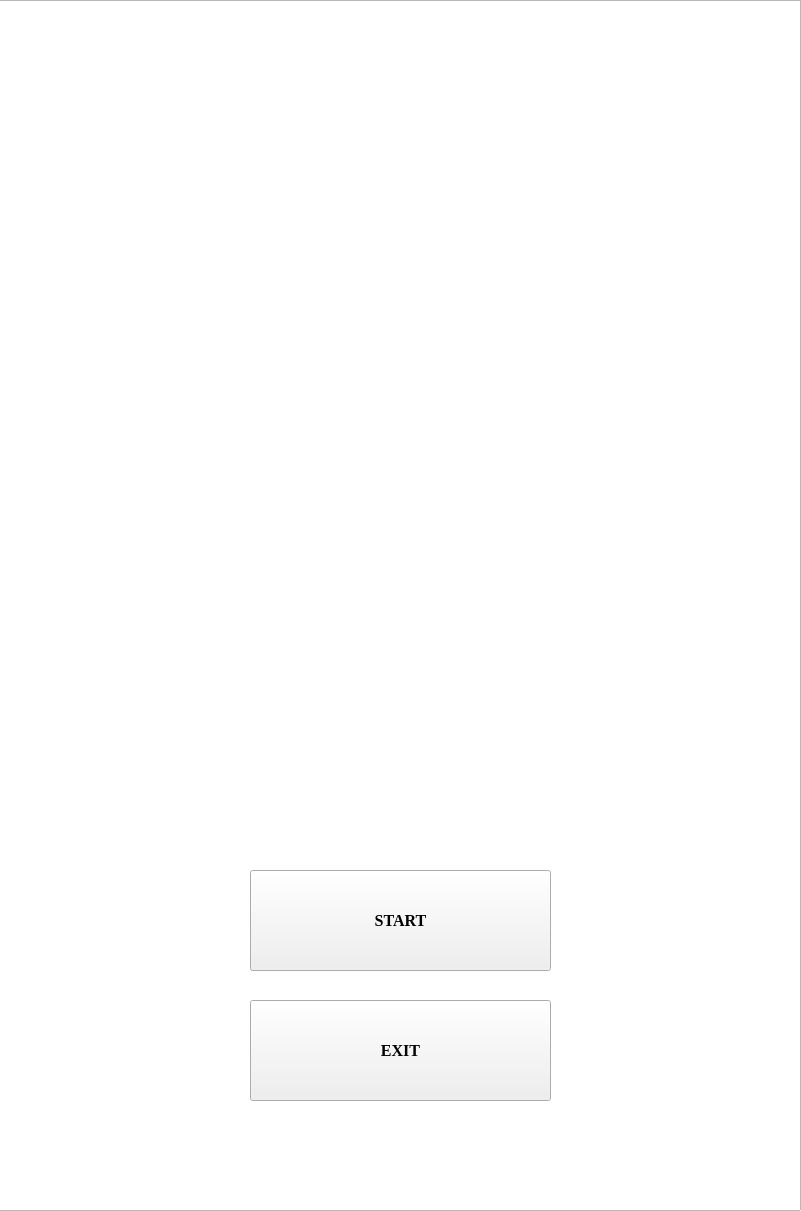
<?xml version="1.0" encoding="UTF-8"?>
<ui version="4.0">
 <class>MainMenu</class>
 <widget class="QMainWindow" name="MainMenu">
  <property name="geometry">
   <rect>
    <x>0</x>
    <y>0</y>
    <width>801</width>
    <height>1211</height>
   </rect>
  </property>
  <property name="windowTitle">
   <string>MainWindow</string>
  </property>
  <widget class="QWidget" name="centralwidget">
   <widget class="QGraphicsView" name="graphicsView">
    <property name="geometry">
     <rect>
      <x>-10</x>
      <y>0</y>
      <width>811</width>
      <height>1211</height>
     </rect>
    </property>
   </widget>
   <widget class="QPushButton" name="start">
    <property name="geometry">
     <rect>
      <x>250</x>
      <y>870</y>
      <width>301</width>
      <height>101</height>
     </rect>
    </property>
    <property name="font">
     <font>
      <family>Times New Roman</family>
      <pointsize>12</pointsize>
      <weight>75</weight>
      <italic>false</italic>
      <bold>true</bold>
     </font>
    </property>
    <property name="text">
     <string>START</string>
    </property>
   </widget>
   <widget class="QPushButton" name="exit">
    <property name="geometry">
     <rect>
      <x>250</x>
      <y>1000</y>
      <width>301</width>
      <height>101</height>
     </rect>
    </property>
    <property name="font">
     <font>
      <family>Times New Roman</family>
      <pointsize>12</pointsize>
      <weight>75</weight>
      <bold>true</bold>
     </font>
    </property>
    <property name="text">
     <string>EXIT</string>
    </property>
   </widget>
  </widget>
 </widget>
 <resources/>
 <connections/>
</ui>
